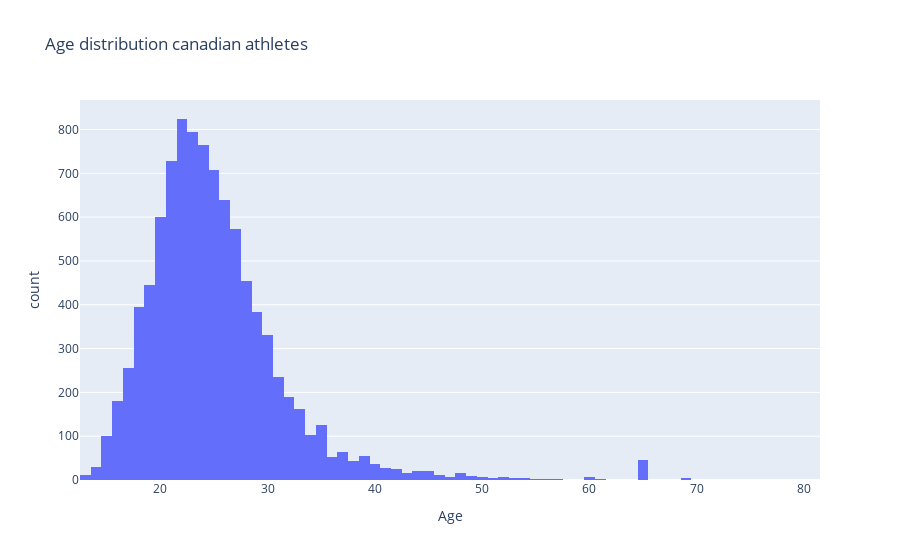

This figure's notebook cell:
### Markdown cell above
def_update_canada_graph "Age distribution"

### Code cell
dff = df[df["NOC"] == "CAN"]
fig = px.histogram(dff, x="Age", nbins=80, title="Age distribution canadian athletes", labels={"count": "Number of athletes"})
fig

### Figure 1 — Plotly figure (JSON) as saved in the notebook; plotly's stock layout.template omitted (floating-point values rounded to 4 significant figures; data arrays with more than 128 entries replaced by an {"elided": "..."} marker saying what was removed)
{"data": [{"alignmentgroup": "True", "bingroup": "x", "hovertemplate": "Age=%{x}<br>count=%{y}<extra></extra>", "legendgroup": "", "marker": {"color": "#636efa", "pattern": {"shape": ""}}, "name": "", "nbinsx": 80, "offsetgroup": "", "orientation": "v", "showlegend": false, "type": "histogram", "x": {"elided": "9733 int values"}, "xaxis": "x", "yaxis": "y"}], "layout": {"barmode": "relative", "legend": {"tracegroupgap": 0}, "title": {"text": "Age distribution canadian athletes"}, "xaxis": {"anchor": "y", "domain": [0, 1], "title": {"text": "Age"}}, "yaxis": {"anchor": "x", "domain": [0, 1], "title": {"text": "count"}}}}
